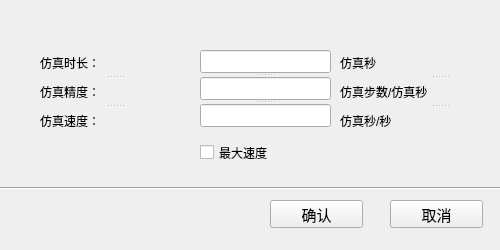
<?xml version="1.0" encoding="UTF-8"?>
<ui version="4.0">
 <class>Simulation_ConfigureClass</class>
 <widget class="QMainWindow" name="Simulation_ConfigureClass">
  <property name="geometry">
   <rect>
    <x>0</x>
    <y>0</y>
    <width>500</width>
    <height>250</height>
   </rect>
  </property>
  <property name="minimumSize">
   <size>
    <width>500</width>
    <height>250</height>
   </size>
  </property>
  <property name="maximumSize">
   <size>
    <width>500</width>
    <height>250</height>
   </size>
  </property>
  <property name="windowTitle">
   <string>仿真参数设置</string>
  </property>
  <widget class="QWidget" name="centralwidget">
   <widget class="Line" name="line_2">
    <property name="geometry">
     <rect>
      <x>0</x>
      <y>180</y>
      <width>501</width>
      <height>16</height>
     </rect>
    </property>
    <property name="orientation">
     <enum>Qt::Horizontal</enum>
    </property>
   </widget>
   <widget class="QPushButton" name="OK">
    <property name="geometry">
     <rect>
      <x>270</x>
      <y>200</y>
      <width>93</width>
      <height>28</height>
     </rect>
    </property>
    <property name="font">
     <font>
      <family>Arial</family>
      <pointsize>11</pointsize>
     </font>
    </property>
    <property name="text">
     <string>确认</string>
    </property>
   </widget>
   <widget class="QPushButton" name="Cancel">
    <property name="geometry">
     <rect>
      <x>390</x>
      <y>200</y>
      <width>93</width>
      <height>28</height>
     </rect>
    </property>
    <property name="font">
     <font>
      <family>Arial</family>
      <pointsize>11</pointsize>
     </font>
    </property>
    <property name="text">
     <string>取消</string>
    </property>
   </widget>
   <widget class="QCheckBox" name="MaxSpeed">
    <property name="geometry">
     <rect>
      <x>200</x>
      <y>140</y>
      <width>100</width>
      <height>25</height>
     </rect>
    </property>
    <property name="minimumSize">
     <size>
      <width>100</width>
      <height>25</height>
     </size>
    </property>
    <property name="maximumSize">
     <size>
      <width>100</width>
      <height>25</height>
     </size>
    </property>
    <property name="font">
     <font>
      <family>Arial</family>
      <pointsize>9</pointsize>
     </font>
    </property>
    <property name="text">
     <string>最大速度</string>
    </property>
   </widget>
   <widget class="QSplitter" name="splitter">
    <property name="geometry">
     <rect>
      <x>40</x>
      <y>50</y>
      <width>150</width>
      <height>87</height>
     </rect>
    </property>
    <property name="font">
     <font>
      <pointsize>9</pointsize>
     </font>
    </property>
    <property name="orientation">
     <enum>Qt::Vertical</enum>
    </property>
    <widget class="QLabel" name="label">
     <property name="minimumSize">
      <size>
       <width>150</width>
       <height>25</height>
      </size>
     </property>
     <property name="maximumSize">
      <size>
       <width>150</width>
       <height>25</height>
      </size>
     </property>
     <property name="font">
      <font>
       <family>Arial</family>
       <pointsize>9</pointsize>
      </font>
     </property>
     <property name="text">
      <string>仿真时长：</string>
     </property>
    </widget>
    <widget class="QLabel" name="label_2">
     <property name="minimumSize">
      <size>
       <width>150</width>
       <height>25</height>
      </size>
     </property>
     <property name="maximumSize">
      <size>
       <width>150</width>
       <height>25</height>
      </size>
     </property>
     <property name="font">
      <font>
       <family>Arial</family>
       <pointsize>9</pointsize>
      </font>
     </property>
     <property name="text">
      <string>仿真精度：</string>
     </property>
    </widget>
    <widget class="QLabel" name="label_3">
     <property name="minimumSize">
      <size>
       <width>150</width>
       <height>25</height>
      </size>
     </property>
     <property name="maximumSize">
      <size>
       <width>150</width>
       <height>25</height>
      </size>
     </property>
     <property name="font">
      <font>
       <family>Arial</family>
       <pointsize>9</pointsize>
      </font>
     </property>
     <property name="text">
      <string>仿真速度：</string>
     </property>
    </widget>
   </widget>
   <widget class="QSplitter" name="splitter_2">
    <property name="geometry">
     <rect>
      <x>340</x>
      <y>50</y>
      <width>200</width>
      <height>87</height>
     </rect>
    </property>
    <property name="orientation">
     <enum>Qt::Vertical</enum>
    </property>
    <widget class="QLabel" name="label_4">
     <property name="minimumSize">
      <size>
       <width>200</width>
       <height>25</height>
      </size>
     </property>
     <property name="maximumSize">
      <size>
       <width>200</width>
       <height>25</height>
      </size>
     </property>
     <property name="font">
      <font>
       <family>Arial</family>
       <pointsize>9</pointsize>
      </font>
     </property>
     <property name="text">
      <string>仿真秒</string>
     </property>
    </widget>
    <widget class="QLabel" name="label_5">
     <property name="minimumSize">
      <size>
       <width>200</width>
       <height>25</height>
      </size>
     </property>
     <property name="maximumSize">
      <size>
       <width>200</width>
       <height>25</height>
      </size>
     </property>
     <property name="font">
      <font>
       <family>Arial</family>
       <pointsize>9</pointsize>
      </font>
     </property>
     <property name="text">
      <string>仿真步数/仿真秒</string>
     </property>
    </widget>
    <widget class="QLabel" name="label_6">
     <property name="minimumSize">
      <size>
       <width>200</width>
       <height>25</height>
      </size>
     </property>
     <property name="maximumSize">
      <size>
       <width>200</width>
       <height>25</height>
      </size>
     </property>
     <property name="font">
      <font>
       <family>Arial</family>
       <pointsize>9</pointsize>
      </font>
     </property>
     <property name="text">
      <string>仿真秒/秒</string>
     </property>
    </widget>
   </widget>
   <widget class="QSplitter" name="splitter_3">
    <property name="geometry">
     <rect>
      <x>200</x>
      <y>50</y>
      <width>131</width>
      <height>81</height>
     </rect>
    </property>
    <property name="minimumSize">
     <size>
      <width>131</width>
      <height>23</height>
     </size>
    </property>
    <property name="maximumSize">
     <size>
      <width>131</width>
      <height>81</height>
     </size>
    </property>
    <property name="font">
     <font>
      <family>Arial</family>
      <pointsize>8</pointsize>
     </font>
    </property>
    <property name="focusPolicy">
     <enum>Qt::StrongFocus</enum>
    </property>
    <property name="orientation">
     <enum>Qt::Vertical</enum>
    </property>
    <widget class="QLineEdit" name="Period">
     <property name="minimumSize">
      <size>
       <width>131</width>
       <height>23</height>
      </size>
     </property>
     <property name="maximumSize">
      <size>
       <width>131</width>
       <height>23</height>
      </size>
     </property>
     <property name="font">
      <font>
       <family>Arial</family>
       <pointsize>8</pointsize>
      </font>
     </property>
     <property name="focusPolicy">
      <enum>Qt::StrongFocus</enum>
     </property>
    </widget>
    <widget class="QLineEdit" name="Resolution">
     <property name="minimumSize">
      <size>
       <width>131</width>
       <height>23</height>
      </size>
     </property>
     <property name="maximumSize">
      <size>
       <width>131</width>
       <height>23</height>
      </size>
     </property>
     <property name="font">
      <font>
       <family>Arial</family>
       <pointsize>8</pointsize>
      </font>
     </property>
     <property name="focusPolicy">
      <enum>Qt::StrongFocus</enum>
     </property>
    </widget>
    <widget class="QLineEdit" name="Speed">
     <property name="minimumSize">
      <size>
       <width>131</width>
       <height>23</height>
      </size>
     </property>
     <property name="maximumSize">
      <size>
       <width>131</width>
       <height>23</height>
      </size>
     </property>
     <property name="font">
      <font>
       <family>Arial</family>
       <pointsize>8</pointsize>
      </font>
     </property>
     <property name="focusPolicy">
      <enum>Qt::StrongFocus</enum>
     </property>
    </widget>
   </widget>
  </widget>
 </widget>
 <resources/>
 <connections/>
</ui>
